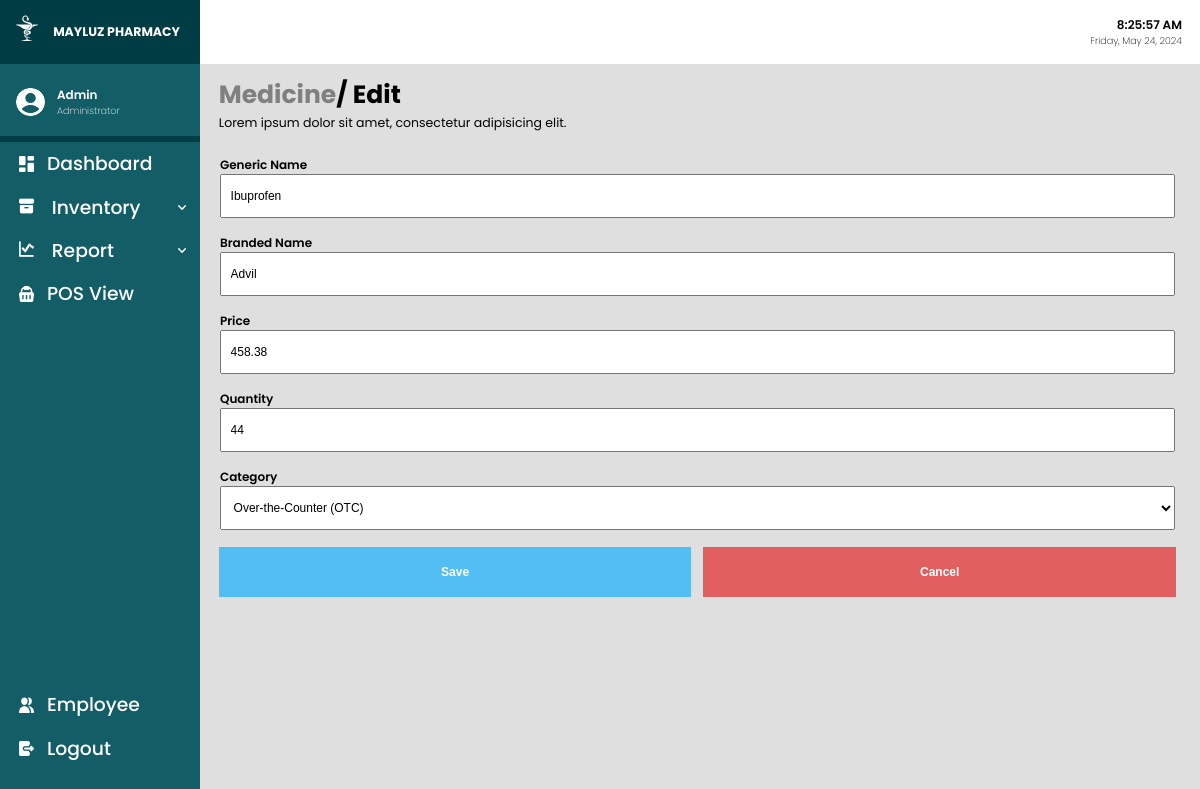
/editMedicine.php?medicineID=2 (signed in), run on an earlier commit of the app's database.
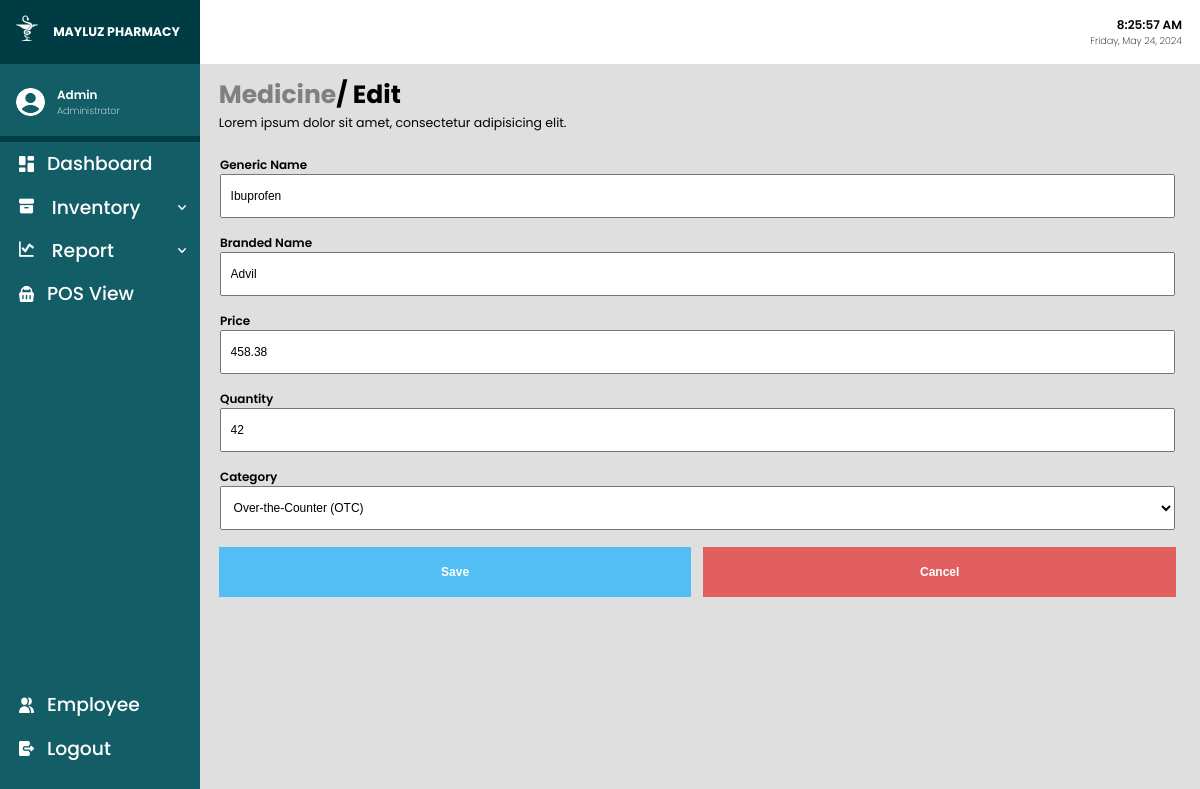
And on a later commit of the database.
### tables this page shows
CREATE TABLE `medicine` (
  `medicineID` int(10) NOT NULL,
  `genericName` varchar(100) NOT NULL,
  `brandedName` varchar(100) NOT NULL,
  `price` double(100,2) NOT NULL,
  `stock` int(11) NOT NULL,
  `dateAdded` date NOT NULL DEFAULT current_timestamp(),
  `categoryID` int(10) DEFAULT NULL
);

CREATE TABLE `category` (
  `categoryID` int(10) NOT NULL,
  `categoryName` varchar(50) NOT NULL
);

### editMedicine.php (the view, shortened to what this page needs)
<?php include('connect.php');
?>
<!DOCTYPE html>
<html lang="en">
<head>
    <link rel="stylesheet" href="css/main.css">
    <link rel="stylesheet" href="css/global.css">
    <link rel="stylesheet" href="css/edit.css">
</head>
<body onload="whenActive()">
    <div class="container">
        <?php include('sidebar.php') ?>
        <div class="main">
            <div class="header">
                <div class="timendate">
                    <p class="datime">00:00:00 AM</p>
                    <p class="dadate">Monday, June 12, 2003</p>
                </div>
            </div>
            <div class="content medicine">
                <div class="directory">
                    <div class="directoryinfo">
                        <h1 style="color:gray"> Medicine <p>/ Edit</p>
                        </h1>
                        <p> Lorem ipsum dolor sit amet, consectetur adipisicing elit. </p>
                    </div>
                </div>
                <div class="subcontent">
                    <?php
                    if ($_GET['medicineID']) {
                        $mID = $_GET['medicineID'];
                        $sql = "SELECT * FROM medicine WHERE medicineID = '$mID'";
                        $result = mysqli_query($conn, $sql);
                        $rowMed = mysqli_fetch_array($result);
                    }
                    ?>
                    <form action="editMedicine.php" method="POST" autocomplete="off">
                        <div class="editForm">
                            <label> Generic Name </label>
                            <input name="genericName" type="text" placeholder="Enter Generic Name" value='<?php echo $rowMed['genericName'] ?>' autofocus> </input>
                            <label> Branded Name </label>
                            <input name="brandName" type="text" placeholder="Enter Brand Name" value='<?php echo $rowMed['brandedName'] ?>'> </input>
                            <label> Price </label>
                            <input name="medicinePrice" type="number" step="0.01" placeholder="Enter Price" min="1" value='<?php echo $rowMed['price'] ?>'> </input>
                            <label> Quantity </label>
                            <input name="medicineQuantity" type="number" placeholder="Enter Quantity" min="0" value='<?php echo $rowMed['stock'] ?>'> </input>
                            <label> Category </label> <?php $categoryID = $rowMed['categoryID'] ?>
                            <select name="medicineCategory" placeholder="Category">
                                <?php
                                $fetchCategoryValue = "SELECT * FROM category WHERE categoryID = '$categoryID'";
                                $exec = mysqli_query($conn, $fetchCategoryValue);
                                $rowCat = mysqli_fetch_array($exec);
                                if ($rowMed['categoryID'] == $rowCat['categoryID']) {
                                    echo "<option value='" . $rowCat['categoryID'] . "'>" . $rowCat['categoryName'] . "</option>";
                                }
                                ?>
                            </select>
                        </div>
                        <div class="editConfirmation">
                            <input class="editBtns" type="Submit" name="editSubmitM" value="Save">
                            <input class="editBtns" type="Submit" name="editCancelM" value="Cancel">
                        </div>
                    </form>
                </div>
            </div>
        </div>
    </div>
</body>
</html>

What changed in the data, as far as the page shows it:
changed medicine "Ibuprofen": medicineQuantity "44" → "42"
